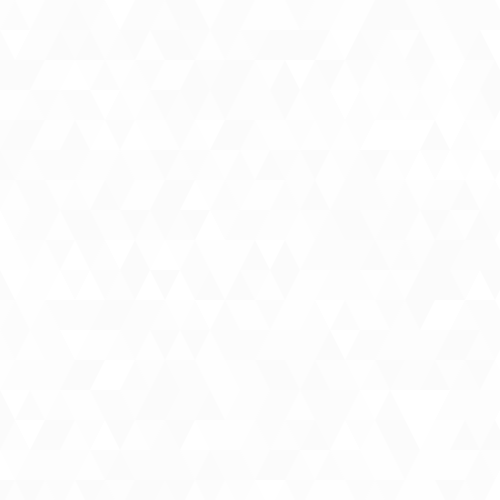
Frame 1 (no input)
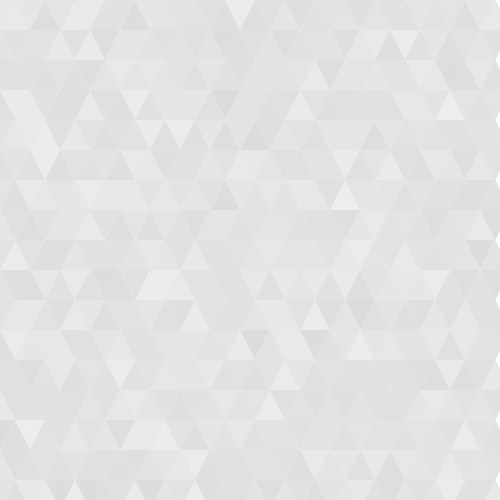
Frame 60 (the mouse pressed at the canvas centre just before this capture)
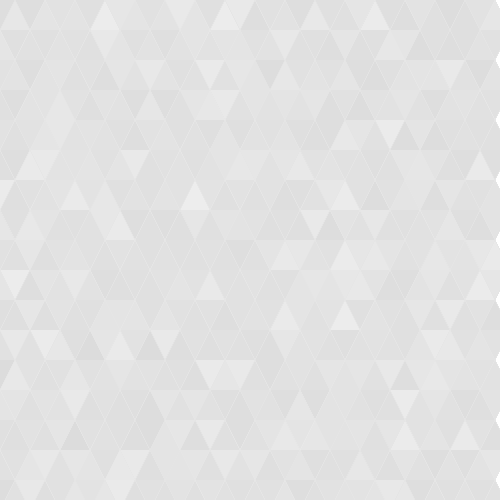
Frame 120 (the mouse held since frame 60 and released just before this capture)

The Processing sketch that drew these frames (run headless with seeded random() and noise(); from frame 60 on, the mouse is pressed at the canvas centre):

// Processing sketch: processing_55782
// ── processing_55782.pde

void setup(){
  size(500,500);
  noStroke();
  smooth();
  background(255);
  
}

void draw(){
  //background(chooseColor());
  //background(230,.01);
  /*
  fill(chooseColor());
  triangle(0,0, width,0,  width/2,height);
  fill(chooseColor());
  triangle(0,height, width,height, width/2,0);
  fill(chooseColor());
  triangle(0,0, width/2,height,  0,height);
  fill(chooseColor());
  triangle(width,0, width,height, width/2,height);
  fill(color(random(200,255), 80));
  rect(0,0, width, height);
  */
  tileShape(0,0, width, height);
  delay(80);
}

//tile a space in shape
void tileShape(int xStart, int yStart, int xEnd, int yEnd){
  int len = 30;
  int lenbit = len/2;
  for(int yIdx = yStart; yIdx <= yEnd; yIdx+= (2*len)){
    for(int xIdx = xStart; xIdx <= xEnd; xIdx+= len){
     fill(chooseColor());
     //down triangle
     triangle(xIdx -lenbit,yIdx,  xIdx +lenbit,yIdx,  xIdx, yIdx+len);
     //up triangle
     fill(chooseColor());
     triangle(xIdx,yIdx+len,  xIdx+len,yIdx+len,  xIdx+lenbit, yIdx);
     
     //Row 2
     //downr triangle
     fill(chooseColor());
     //triangle(xIdx - lenbit, yIdx+len,  xIdx +lenbit, yIdx+len,  xIdx, yIdx+ (2*len));
      triangle(xIdx , yIdx+len,  xIdx +len, yIdx+len,  xIdx+lenbit, yIdx+ (2*len));
    
     
     //up triangle
     fill(chooseColor());
     triangle(xIdx-lenbit,yIdx+(2*len),  xIdx+lenbit,yIdx+(2*len),  xIdx, yIdx+len);
    }
      
  }
  
  
  
  
  
}
//return a random color grey with a transparency
color chooseColor()
{
  return color(random(200,255),20);
}
